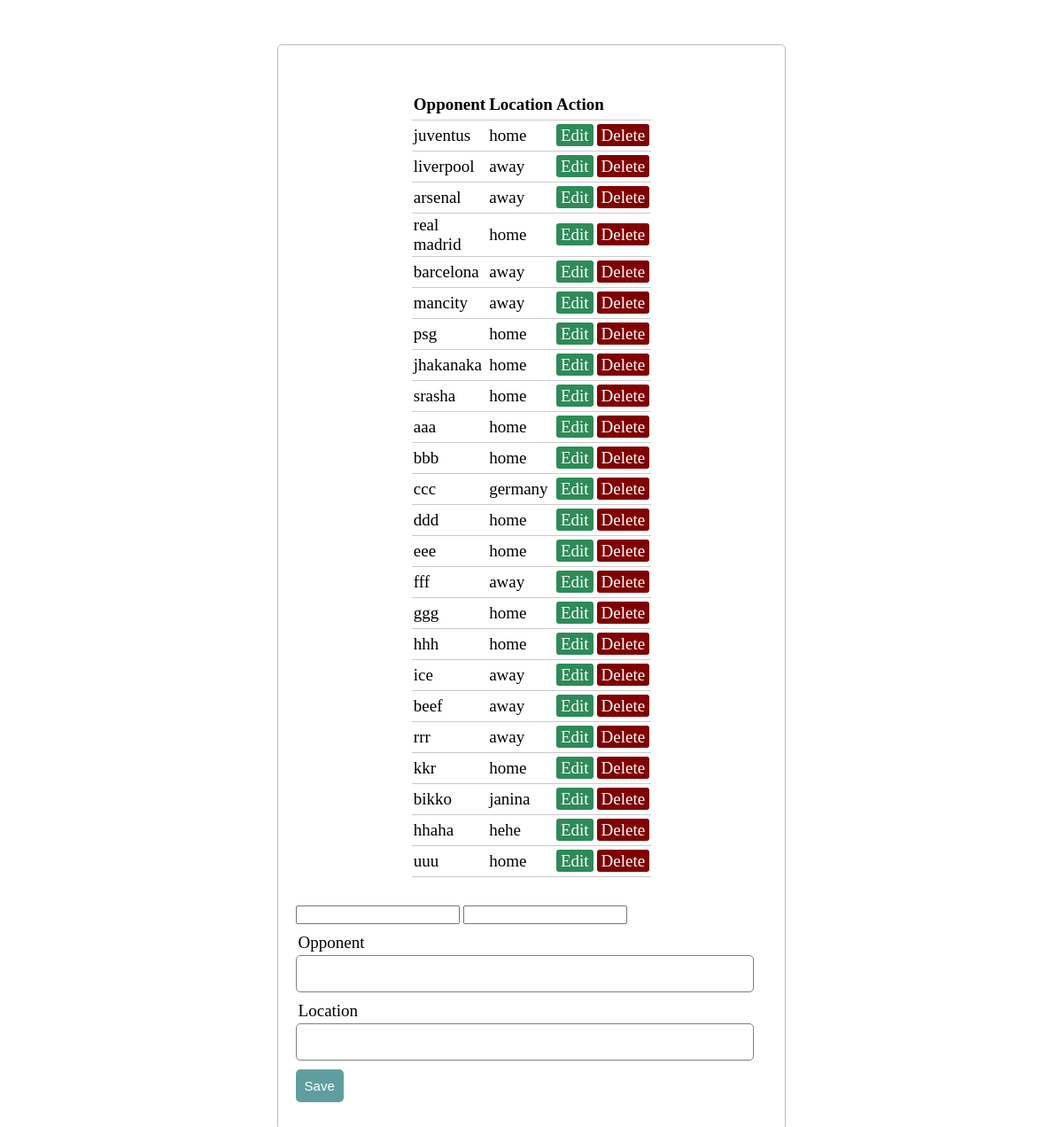
The page /root/owner/Update/index.php on the database its author committed.
### tables this page shows
CREATE TABLE `fixturesdeals` (
  `id` int(50) NOT NULL,
  `opponent` varchar(50) NOT NULL,
  `location` varchar(50) NOT NULL,
  `date` date NOT NULL
);

### root/owner/Update/server.php (called while the page is built, shortened)
<?php
	$opponent = "";
	$location = "";
	$update = false;

### root/owner/Update/index.php (the view, shortened to what this page needs)
<?php  include('server.php'); ?>
<!DOCTYPE html>
<html>
<head>
<link rel="stylesheet" type="text/css" href="styles.css">
</head>
<body>
	<form method="post" action="server.php" >
<?php $results = mysqli_query($db, "SELECT * FROM fixturesdeals"); ?>
<table>
	<thead>
		<tr>
			<th>Opponent</th>
			<th>Location</th>
			<th colspan="2">Action</th>
		</tr>
	</thead>
	<?php while ($row = mysqli_fetch_array($results)) { ?>
		<tr>
			<td><?php echo $row['opponent']; ?></td>
			<td><?php echo $row['location']; ?></td>
			<td>
				<a href="index.php?edit=<?php echo $row['id']; ?>" class="edit_btn" >Edit</a>
			</td>
			<td>
				<a href="server.php?del=<?php echo $row['id']; ?>" class="del_btn">Delete</a>
			</td>
		</tr>
	<?php } ?>
</table>
<form>
<input type="text" name="opponent" value="<?php echo $opponent; ?>">
<input type="text" name="location" value="<?php echo $location; ?>">
		<div class="input-group">
			<label>Opponent</label>
			<input type="text" name="opponent" value="">
		</div>
		<div class="input-group">
			<label>Location</label>
			<input type="text" name="location" value="">
		</div>
		<div class="input-group">
			<?php if ($update == true): ?>
	<button class="btn" type="submit" name="update" style="background: #556B2F;" >update</button>
<?php else: ?>
	<button class="btn" type="submit" name="save" >Save</button>
<?php endif ?>
		</div>
	</form>
</body>
</html>

### root/owner/Update/styles.css (style rules this page uses)
body { font-size: 19px; }
table { width: 50%; margin: 30px auto; border-collapse: collapse; text-align: left; }
tr { border-bottom: 1px solid #cbcbcb; }
th, td { border: none; height: 30px; padding: 2px; }
form { width: 45%; margin: 50px auto; text-align: left; padding: 20px; border: 1px solid #bbbbbb; border-radius: 5px; }
.input-group { margin: 10px 0px 10px 0px; }
.input-group label { display: block; text-align: left; margin: 3px; }
.input-group input { height: 30px; width: 93%; padding: 5px 10px; font-size: 16px; border-radius: 5px; border: 1px solid gray; }
.btn { padding: 10px; font-size: 15px; color: white; background: #5F9EA0; border: none; border-radius: 5px; }
.edit_btn { text-decoration: none; padding: 2px 5px; background: #2E8B57; color: white; border-radius: 3px; }
.del_btn { text-decoration: none; padding: 2px 5px; color: white; border-radius: 3px; background: #800000; }

### rows shown on the page
fixturesdeals: opponent "juventus", location "home"
fixturesdeals: opponent "liverpool", location "away"
fixturesdeals: opponent "arsenal", location "away"
fixturesdeals: opponent "real madrid", location "home"
fixturesdeals: opponent "barcelona", location "away"
fixturesdeals: opponent "mancity", location "away"
fixturesdeals: opponent "psg", location "home"
fixturesdeals: opponent "jhakanaka", location "home"
fixturesdeals: opponent "srasha", location "home"
fixturesdeals: opponent "aaa", location "home"
fixturesdeals: opponent "bbb", location "home"
fixturesdeals: opponent "ccc", location "germany"
fixturesdeals: opponent "ddd", location "home"
fixturesdeals: opponent "eee", location "home"
fixturesdeals: opponent "fff", location "away"
fixturesdeals: opponent "ggg", location "home"
fixturesdeals: opponent "hhh", location "home"
fixturesdeals: opponent "ice", location "away"
fixturesdeals: opponent "beef", location "away"
fixturesdeals: opponent "rrr", location "away"
fixturesdeals: opponent "kkr", location "home"
fixturesdeals: opponent "bikko", location "janina"
fixturesdeals: opponent "hhaha", location "hehe"
fixturesdeals: opponent "uuu", location "home"
